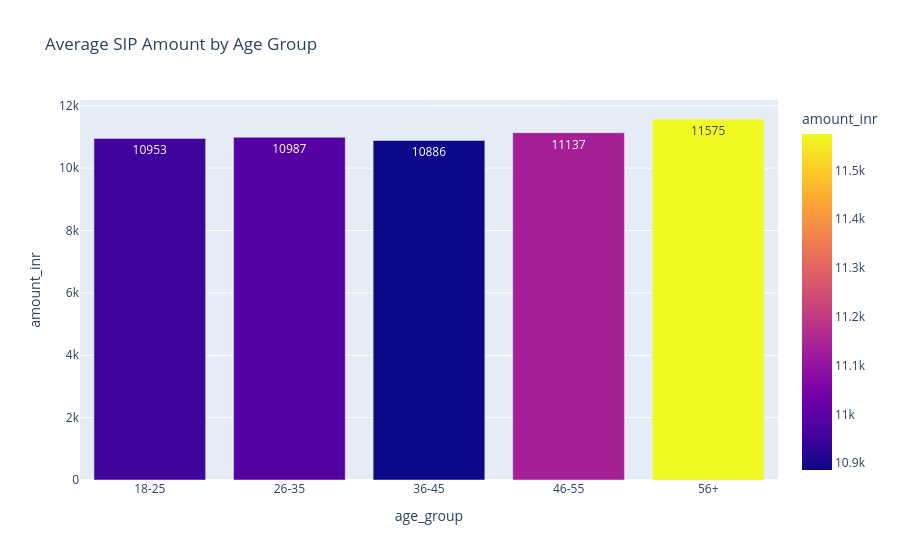

Source (notebook cell):
### Code cell
avg = sip_demo.groupby("age_group")["amount_inr"].mean().reset_index()

fig = px.bar(
    avg,
    x="age_group",
    y="amount_inr",
    color="amount_inr",
    title="Average SIP Amount by Age Group",
    text_auto=".0f"
)

fig.show()

### Figure 1 — Plotly figure (JSON) as saved in the notebook; plotly's stock layout.template omitted (floating-point values rounded to 4 significant figures)
{"data": [{"hovertemplate": "age_group=%{x}<br>amount_inr=%{marker.color}<extra></extra>", "legendgroup": "", "marker": {"color": [10950.0, 10990.0, 10890.0, 11140.0, 11570.0], "coloraxis": "coloraxis", "pattern": {"shape": ""}}, "name": "", "orientation": "v", "showlegend": false, "textposition": "auto", "texttemplate": "%{y:.0f}", "type": "bar", "x": ["18-25", "26-35", "36-45", "46-55", "56+"], "xaxis": "x", "y": [10950.0, 10990.0, 10890.0, 11140.0, 11570.0], "yaxis": "y"}], "layout": {"barmode": "relative", "coloraxis": {"colorbar": {"title": {"text": "amount_inr"}}, "colorscale": [[0, "#0d0887"], [0.1111, "#46039f"], [0.2222, "#7201a8"], [0.3333, "#9c179e"], [0.4444, "#bd3786"], [0.5556, "#d8576b"], [0.6667, "#ed7953"], [0.7778, "#fb9f3a"], [0.8889, "#fdca26"], [1, "#f0f921"]]}, "legend": {"tracegroupgap": 0}, "title": {"text": "Average SIP Amount by Age Group"}, "xaxis": {"anchor": "y", "domain": [0, 1], "title": {"text": "age_group"}}, "yaxis": {"anchor": "x", "domain": [0, 1], "title": {"text": "amount_inr"}}}}
